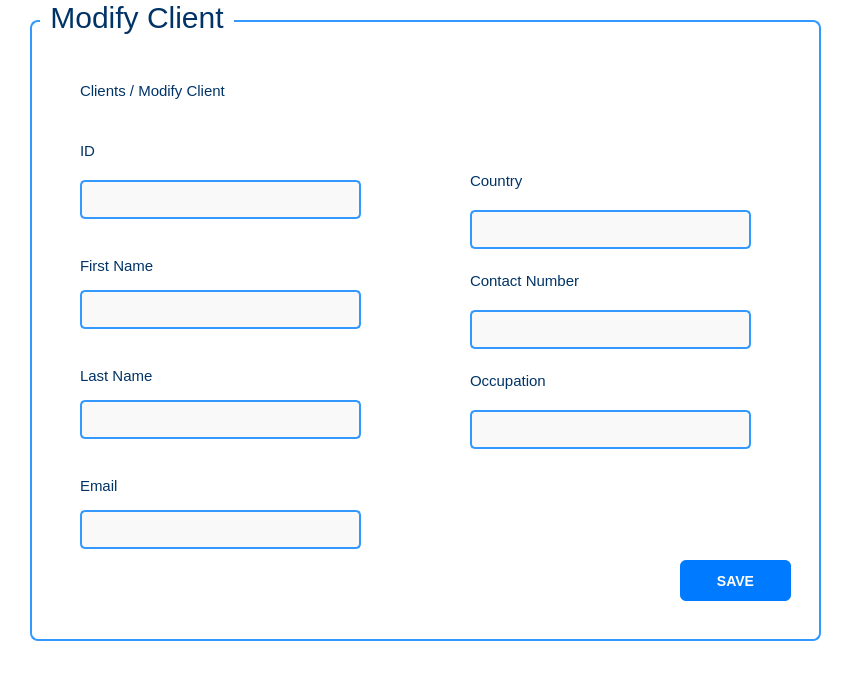
<?xml version="1.0" encoding="UTF-8"?>
<ui version="4.0">
 <class>ModClient</class>
 <widget class="QDialog" name="ModClient">
  <property name="geometry">
   <rect>
    <x>0</x>
    <y>0</y>
    <width>867</width>
    <height>678</height>
   </rect>
  </property>
  <property name="windowTitle">
   <string>Dialog</string>
  </property>
  <property name="styleSheet">
   <string notr="true">/* Main window */
QWidget {
    background-color: #ffffff;
    font-family: &quot;Segoe UI&quot;, sans-serif;
    font-size: 14px;
    color: #1a1a1a;
}

/* Title labels */
QLabel {
    font-weight: bold;
    color: #003366;
    font: 15px;
}

/* Input fields */
QLineEdit {
    border: 2px solid #3399ff;
    border-radius: 5px;
    padding: 5px;
    min-height: 25px;
    background-color: #f9f9f9;
}
QLineEdit:hover {
    border: 2px solid #007acc;
}

/* Group Box */
QGroupBox {
    border: 2px solid #3399ff;
    border-radius: 8px;
    margin-top: 20px;
    font-size: 30px;
}
QGroupBox:title {
    subcontrol-origin: margin;
    left: 10px;
    padding: 0 6px;
    color: #003366;
    font-size: 16px;
    font-weight: bold;
    background-color: #ffffff;
}

/* Buttons */
QPushButton {
    background-color: #007bff;
    color: white;
    border-radius: 6px;
    padding: 6px 12px;
    font-weight: bold;
}
QPushButton:hover {
    background-color: #0056b3;
}
QPushButton:pressed {
    background-color: #003d80;
}</string>
  </property>
  <widget class="QLabel" name="label_9">
   <property name="geometry">
    <rect>
     <x>450</x>
     <y>390</y>
     <width>181</width>
     <height>41</height>
    </rect>
   </property>
   <property name="font">
    <font>
     <family>Segoe UI</family>
     <pointsize>-1</pointsize>
     <italic>false</italic>
     <bold>false</bold>
    </font>
   </property>
   <property name="text">
    <string>Occupation</string>
   </property>
  </widget>
  <widget class="QGroupBox" name="groupBox">
   <property name="geometry">
    <rect>
     <x>30</x>
     <y>0</y>
     <width>791</width>
     <height>641</height>
    </rect>
   </property>
   <property name="title">
    <string>Modify Client</string>
   </property>
   <widget class="QPushButton" name="btnSave">
    <property name="geometry">
     <rect>
      <x>650</x>
      <y>560</y>
      <width>111</width>
      <height>41</height>
     </rect>
    </property>
    <property name="text">
     <string>SAVE</string>
    </property>
   </widget>
   <widget class="QLineEdit" name="txtEmail">
    <property name="geometry">
     <rect>
      <x>50</x>
      <y>510</y>
      <width>281</width>
      <height>39</height>
     </rect>
    </property>
    <property name="text">
     <string/>
    </property>
   </widget>
   <widget class="QLabel" name="label_6">
    <property name="geometry">
     <rect>
      <x>50</x>
      <y>470</y>
      <width>181</width>
      <height>31</height>
     </rect>
    </property>
    <property name="font">
     <font>
      <family>Segoe UI</family>
      <pointsize>-1</pointsize>
      <italic>false</italic>
      <bold>false</bold>
     </font>
    </property>
    <property name="text">
     <string>Email</string>
    </property>
   </widget>
   <widget class="QLineEdit" name="txtLastName">
    <property name="geometry">
     <rect>
      <x>50</x>
      <y>400</y>
      <width>281</width>
      <height>39</height>
     </rect>
    </property>
   </widget>
   <widget class="QLineEdit" name="txtFirstName">
    <property name="geometry">
     <rect>
      <x>50</x>
      <y>290</y>
      <width>281</width>
      <height>39</height>
     </rect>
    </property>
   </widget>
   <widget class="QLineEdit" name="txtID">
    <property name="geometry">
     <rect>
      <x>50</x>
      <y>180</y>
      <width>281</width>
      <height>39</height>
     </rect>
    </property>
    <property name="palette">
     <palette>
      <active>
       <colorrole role="WindowText">
        <brush brushstyle="SolidPattern">
         <color alpha="255">
          <red>26</red>
          <green>26</green>
          <blue>26</blue>
         </color>
        </brush>
       </colorrole>
       <colorrole role="Button">
        <brush brushstyle="SolidPattern">
         <color alpha="255">
          <red>249</red>
          <green>249</green>
          <blue>249</blue>
         </color>
        </brush>
       </colorrole>
       <colorrole role="Text">
        <brush brushstyle="SolidPattern">
         <color alpha="255">
          <red>26</red>
          <green>26</green>
          <blue>26</blue>
         </color>
        </brush>
       </colorrole>
       <colorrole role="ButtonText">
        <brush brushstyle="SolidPattern">
         <color alpha="255">
          <red>26</red>
          <green>26</green>
          <blue>26</blue>
         </color>
        </brush>
       </colorrole>
       <colorrole role="Base">
        <brush brushstyle="SolidPattern">
         <color alpha="255">
          <red>249</red>
          <green>249</green>
          <blue>249</blue>
         </color>
        </brush>
       </colorrole>
       <colorrole role="Window">
        <brush brushstyle="SolidPattern">
         <color alpha="255">
          <red>249</red>
          <green>249</green>
          <blue>249</blue>
         </color>
        </brush>
       </colorrole>
       <colorrole role="Shadow">
        <brush brushstyle="SolidPattern">
         <color alpha="255">
          <red>0</red>
          <green>0</green>
          <blue>0</blue>
         </color>
        </brush>
       </colorrole>
       <colorrole role="PlaceholderText">
        <brush brushstyle="SolidPattern">
         <color alpha="128">
          <red>26</red>
          <green>26</green>
          <blue>26</blue>
         </color>
        </brush>
       </colorrole>
      </active>
      <inactive>
       <colorrole role="WindowText">
        <brush brushstyle="SolidPattern">
         <color alpha="255">
          <red>26</red>
          <green>26</green>
          <blue>26</blue>
         </color>
        </brush>
       </colorrole>
       <colorrole role="Button">
        <brush brushstyle="SolidPattern">
         <color alpha="255">
          <red>249</red>
          <green>249</green>
          <blue>249</blue>
         </color>
        </brush>
       </colorrole>
       <colorrole role="Text">
        <brush brushstyle="SolidPattern">
         <color alpha="255">
          <red>26</red>
          <green>26</green>
          <blue>26</blue>
         </color>
        </brush>
       </colorrole>
       <colorrole role="ButtonText">
        <brush brushstyle="SolidPattern">
         <color alpha="255">
          <red>26</red>
          <green>26</green>
          <blue>26</blue>
         </color>
        </brush>
       </colorrole>
       <colorrole role="Base">
        <brush brushstyle="SolidPattern">
         <color alpha="255">
          <red>249</red>
          <green>249</green>
          <blue>249</blue>
         </color>
        </brush>
       </colorrole>
       <colorrole role="Window">
        <brush brushstyle="SolidPattern">
         <color alpha="255">
          <red>249</red>
          <green>249</green>
          <blue>249</blue>
         </color>
        </brush>
       </colorrole>
       <colorrole role="Shadow">
        <brush brushstyle="SolidPattern">
         <color alpha="255">
          <red>0</red>
          <green>0</green>
          <blue>0</blue>
         </color>
        </brush>
       </colorrole>
       <colorrole role="PlaceholderText">
        <brush brushstyle="SolidPattern">
         <color alpha="128">
          <red>26</red>
          <green>26</green>
          <blue>26</blue>
         </color>
        </brush>
       </colorrole>
      </inactive>
      <disabled>
       <colorrole role="WindowText">
        <brush brushstyle="SolidPattern">
         <color alpha="255">
          <red>26</red>
          <green>26</green>
          <blue>26</blue>
         </color>
        </brush>
       </colorrole>
       <colorrole role="Button">
        <brush brushstyle="SolidPattern">
         <color alpha="255">
          <red>249</red>
          <green>249</green>
          <blue>249</blue>
         </color>
        </brush>
       </colorrole>
       <colorrole role="Text">
        <brush brushstyle="SolidPattern">
         <color alpha="255">
          <red>26</red>
          <green>26</green>
          <blue>26</blue>
         </color>
        </brush>
       </colorrole>
       <colorrole role="ButtonText">
        <brush brushstyle="SolidPattern">
         <color alpha="255">
          <red>26</red>
          <green>26</green>
          <blue>26</blue>
         </color>
        </brush>
       </colorrole>
       <colorrole role="Base">
        <brush brushstyle="SolidPattern">
         <color alpha="255">
          <red>249</red>
          <green>249</green>
          <blue>249</blue>
         </color>
        </brush>
       </colorrole>
       <colorrole role="Window">
        <brush brushstyle="SolidPattern">
         <color alpha="255">
          <red>249</red>
          <green>249</green>
          <blue>249</blue>
         </color>
        </brush>
       </colorrole>
       <colorrole role="Shadow">
        <brush brushstyle="SolidPattern">
         <color alpha="255">
          <red>0</red>
          <green>0</green>
          <blue>0</blue>
         </color>
        </brush>
       </colorrole>
       <colorrole role="PlaceholderText">
        <brush brushstyle="SolidPattern">
         <color alpha="128">
          <red>26</red>
          <green>26</green>
          <blue>26</blue>
         </color>
        </brush>
       </colorrole>
      </disabled>
     </palette>
    </property>
   </widget>
   <widget class="QLabel" name="label_3">
    <property name="geometry">
     <rect>
      <x>50</x>
      <y>130</y>
      <width>181</width>
      <height>41</height>
     </rect>
    </property>
    <property name="font">
     <font>
      <family>Segoe UI</family>
      <pointsize>-1</pointsize>
      <italic>false</italic>
      <bold>false</bold>
     </font>
    </property>
    <property name="text">
     <string>ID</string>
    </property>
   </widget>
   <widget class="QLabel" name="label_8">
    <property name="geometry">
     <rect>
      <x>50</x>
      <y>250</y>
      <width>181</width>
      <height>31</height>
     </rect>
    </property>
    <property name="palette">
     <palette>
      <active>
       <colorrole role="WindowText">
        <brush brushstyle="SolidPattern">
         <color alpha="255">
          <red>0</red>
          <green>0</green>
          <blue>0</blue>
         </color>
        </brush>
       </colorrole>
       <colorrole role="Button">
        <brush brushstyle="SolidPattern">
         <color alpha="255">
          <red>255</red>
          <green>255</green>
          <blue>255</blue>
         </color>
        </brush>
       </colorrole>
       <colorrole role="Light">
        <brush brushstyle="SolidPattern">
         <color alpha="255">
          <red>255</red>
          <green>255</green>
          <blue>255</blue>
         </color>
        </brush>
       </colorrole>
       <colorrole role="Midlight">
        <brush brushstyle="SolidPattern">
         <color alpha="255">
          <red>229</red>
          <green>229</green>
          <blue>229</blue>
         </color>
        </brush>
       </colorrole>
       <colorrole role="Dark">
        <brush brushstyle="SolidPattern">
         <color alpha="255">
          <red>102</red>
          <green>102</green>
          <blue>102</blue>
         </color>
        </brush>
       </colorrole>
       <colorrole role="Mid">
        <brush brushstyle="SolidPattern">
         <color alpha="255">
          <red>136</red>
          <green>136</green>
          <blue>136</blue>
         </color>
        </brush>
       </colorrole>
       <colorrole role="Text">
        <brush brushstyle="SolidPattern">
         <color alpha="255">
          <red>0</red>
          <green>0</green>
          <blue>0</blue>
         </color>
        </brush>
       </colorrole>
       <colorrole role="BrightText">
        <brush brushstyle="SolidPattern">
         <color alpha="255">
          <red>255</red>
          <green>255</green>
          <blue>255</blue>
         </color>
        </brush>
       </colorrole>
       <colorrole role="ButtonText">
        <brush brushstyle="SolidPattern">
         <color alpha="255">
          <red>0</red>
          <green>0</green>
          <blue>0</blue>
         </color>
        </brush>
       </colorrole>
       <colorrole role="Base">
        <brush brushstyle="SolidPattern">
         <color alpha="255">
          <red>255</red>
          <green>255</green>
          <blue>255</blue>
         </color>
        </brush>
       </colorrole>
       <colorrole role="Window">
        <brush brushstyle="SolidPattern">
         <color alpha="255">
          <red>255</red>
          <green>255</green>
          <blue>255</blue>
         </color>
        </brush>
       </colorrole>
       <colorrole role="Shadow">
        <brush brushstyle="SolidPattern">
         <color alpha="255">
          <red>0</red>
          <green>0</green>
          <blue>0</blue>
         </color>
        </brush>
       </colorrole>
       <colorrole role="AlternateBase">
        <brush brushstyle="SolidPattern">
         <color alpha="255">
          <red>229</red>
          <green>229</green>
          <blue>229</blue>
         </color>
        </brush>
       </colorrole>
       <colorrole role="ToolTipBase">
        <brush brushstyle="SolidPattern">
         <color alpha="255">
          <red>255</red>
          <green>255</green>
          <blue>220</blue>
         </color>
        </brush>
       </colorrole>
       <colorrole role="ToolTipText">
        <brush brushstyle="SolidPattern">
         <color alpha="255">
          <red>0</red>
          <green>0</green>
          <blue>0</blue>
         </color>
        </brush>
       </colorrole>
       <colorrole role="PlaceholderText">
        <brush brushstyle="SolidPattern">
         <color alpha="127">
          <red>0</red>
          <green>0</green>
          <blue>0</blue>
         </color>
        </brush>
       </colorrole>
       <colorrole role="Accent">
        <brush brushstyle="SolidPattern">
         <color alpha="255">
          <red>255</red>
          <green>255</green>
          <blue>255</blue>
         </color>
        </brush>
       </colorrole>
      </active>
      <inactive>
       <colorrole role="WindowText">
        <brush brushstyle="SolidPattern">
         <color alpha="255">
          <red>0</red>
          <green>0</green>
          <blue>0</blue>
         </color>
        </brush>
       </colorrole>
       <colorrole role="Button">
        <brush brushstyle="SolidPattern">
         <color alpha="255">
          <red>255</red>
          <green>255</green>
          <blue>255</blue>
         </color>
        </brush>
       </colorrole>
       <colorrole role="Light">
        <brush brushstyle="SolidPattern">
         <color alpha="255">
          <red>255</red>
          <green>255</green>
          <blue>255</blue>
         </color>
        </brush>
       </colorrole>
       <colorrole role="Midlight">
        <brush brushstyle="SolidPattern">
         <color alpha="255">
          <red>229</red>
          <green>229</green>
          <blue>229</blue>
         </color>
        </brush>
       </colorrole>
       <colorrole role="Dark">
        <brush brushstyle="SolidPattern">
         <color alpha="255">
          <red>102</red>
          <green>102</green>
          <blue>102</blue>
         </color>
        </brush>
       </colorrole>
       <colorrole role="Mid">
        <brush brushstyle="SolidPattern">
         <color alpha="255">
          <red>136</red>
          <green>136</green>
          <blue>136</blue>
         </color>
        </brush>
       </colorrole>
       <colorrole role="Text">
        <brush brushstyle="SolidPattern">
         <color alpha="255">
          <red>0</red>
          <green>0</green>
          <blue>0</blue>
         </color>
        </brush>
       </colorrole>
       <colorrole role="BrightText">
        <brush brushstyle="SolidPattern">
         <color alpha="255">
          <red>255</red>
          <green>255</green>
          <blue>255</blue>
         </color>
        </brush>
       </colorrole>
       <colorrole role="ButtonText">
        <brush brushstyle="SolidPattern">
         <color alpha="255">
          <red>0</red>
          <green>0</green>
          <blue>0</blue>
         </color>
        </brush>
       </colorrole>
       <colorrole role="Base">
        <brush brushstyle="SolidPattern">
         <color alpha="255">
          <red>255</red>
          <green>255</green>
          <blue>255</blue>
         </color>
        </brush>
       </colorrole>
       <colorrole role="Window">
        <brush brushstyle="SolidPattern">
         <color alpha="255">
          <red>255</red>
          <green>255</green>
          <blue>255</blue>
         </color>
        </brush>
       </colorrole>
       <colorrole role="Shadow">
        <brush brushstyle="SolidPattern">
         <color alpha="255">
          <red>0</red>
          <green>0</green>
          <blue>0</blue>
         </color>
        </brush>
       </colorrole>
       <colorrole role="AlternateBase">
        <brush brushstyle="SolidPattern">
         <color alpha="255">
          <red>229</red>
          <green>229</green>
          <blue>229</blue>
         </color>
        </brush>
       </colorrole>
       <colorrole role="ToolTipBase">
        <brush brushstyle="SolidPattern">
         <color alpha="255">
          <red>255</red>
          <green>255</green>
          <blue>220</blue>
         </color>
        </brush>
       </colorrole>
       <colorrole role="ToolTipText">
        <brush brushstyle="SolidPattern">
         <color alpha="255">
          <red>0</red>
          <green>0</green>
          <blue>0</blue>
         </color>
        </brush>
       </colorrole>
       <colorrole role="PlaceholderText">
        <brush brushstyle="SolidPattern">
         <color alpha="127">
          <red>0</red>
          <green>0</green>
          <blue>0</blue>
         </color>
        </brush>
       </colorrole>
       <colorrole role="Accent">
        <brush brushstyle="SolidPattern">
         <color alpha="255">
          <red>255</red>
          <green>255</green>
          <blue>255</blue>
         </color>
        </brush>
       </colorrole>
      </inactive>
      <disabled>
       <colorrole role="WindowText">
        <brush brushstyle="SolidPattern">
         <color alpha="255">
          <red>102</red>
          <green>102</green>
          <blue>102</blue>
         </color>
        </brush>
       </colorrole>
       <colorrole role="Button">
        <brush brushstyle="SolidPattern">
         <color alpha="255">
          <red>255</red>
          <green>255</green>
          <blue>255</blue>
         </color>
        </brush>
       </colorrole>
       <colorrole role="Light">
        <brush brushstyle="SolidPattern">
         <color alpha="255">
          <red>255</red>
          <green>255</green>
          <blue>255</blue>
         </color>
        </brush>
       </colorrole>
       <colorrole role="Midlight">
        <brush brushstyle="SolidPattern">
         <color alpha="255">
          <red>229</red>
          <green>229</green>
          <blue>229</blue>
         </color>
        </brush>
       </colorrole>
       <colorrole role="Dark">
        <brush brushstyle="SolidPattern">
         <color alpha="255">
          <red>102</red>
          <green>102</green>
          <blue>102</blue>
         </color>
        </brush>
       </colorrole>
       <colorrole role="Mid">
        <brush brushstyle="SolidPattern">
         <color alpha="255">
          <red>136</red>
          <green>136</green>
          <blue>136</blue>
         </color>
        </brush>
       </colorrole>
       <colorrole role="Text">
        <brush brushstyle="SolidPattern">
         <color alpha="255">
          <red>102</red>
          <green>102</green>
          <blue>102</blue>
         </color>
        </brush>
       </colorrole>
       <colorrole role="BrightText">
        <brush brushstyle="SolidPattern">
         <color alpha="255">
          <red>255</red>
          <green>255</green>
          <blue>255</blue>
         </color>
        </brush>
       </colorrole>
       <colorrole role="ButtonText">
        <brush brushstyle="SolidPattern">
         <color alpha="255">
          <red>102</red>
          <green>102</green>
          <blue>102</blue>
         </color>
        </brush>
       </colorrole>
       <colorrole role="Base">
        <brush brushstyle="SolidPattern">
         <color alpha="255">
          <red>255</red>
          <green>255</green>
          <blue>255</blue>
         </color>
        </brush>
       </colorrole>
       <colorrole role="Window">
        <brush brushstyle="SolidPattern">
         <color alpha="255">
          <red>255</red>
          <green>255</green>
          <blue>255</blue>
         </color>
        </brush>
       </colorrole>
       <colorrole role="Shadow">
        <brush brushstyle="SolidPattern">
         <color alpha="255">
          <red>0</red>
          <green>0</green>
          <blue>0</blue>
         </color>
        </brush>
       </colorrole>
       <colorrole role="AlternateBase">
        <brush brushstyle="SolidPattern">
         <color alpha="255">
          <red>204</red>
          <green>204</green>
          <blue>204</blue>
         </color>
        </brush>
       </colorrole>
       <colorrole role="ToolTipBase">
        <brush brushstyle="SolidPattern">
         <color alpha="255">
          <red>255</red>
          <green>255</green>
          <blue>220</blue>
         </color>
        </brush>
       </colorrole>
       <colorrole role="ToolTipText">
        <brush brushstyle="SolidPattern">
         <color alpha="255">
          <red>0</red>
          <green>0</green>
          <blue>0</blue>
         </color>
        </brush>
       </colorrole>
       <colorrole role="PlaceholderText">
        <brush brushstyle="SolidPattern">
         <color alpha="127">
          <red>102</red>
          <green>102</green>
          <blue>102</blue>
         </color>
        </brush>
       </colorrole>
       <colorrole role="Accent">
        <brush brushstyle="SolidPattern">
         <color alpha="255">
          <red>255</red>
          <green>255</green>
          <blue>255</blue>
         </color>
        </brush>
       </colorrole>
      </disabled>
     </palette>
    </property>
    <property name="font">
     <font>
      <family>Segoe UI</family>
      <pointsize>-1</pointsize>
      <italic>false</italic>
      <bold>false</bold>
     </font>
    </property>
    <property name="text">
     <string>First Name</string>
    </property>
   </widget>
   <widget class="QLabel" name="label_2">
    <property name="geometry">
     <rect>
      <x>50</x>
      <y>70</y>
      <width>181</width>
      <height>41</height>
     </rect>
    </property>
    <property name="font">
     <font>
      <family>Segoe UI</family>
      <pointsize>-1</pointsize>
      <italic>false</italic>
      <bold>false</bold>
     </font>
    </property>
    <property name="text">
     <string>Clients / Modify Client</string>
    </property>
   </widget>
   <widget class="QLabel" name="label_4">
    <property name="geometry">
     <rect>
      <x>50</x>
      <y>360</y>
      <width>181</width>
      <height>31</height>
     </rect>
    </property>
    <property name="palette">
     <palette>
      <active>
       <colorrole role="WindowText">
        <brush brushstyle="SolidPattern">
         <color alpha="255">
          <red>0</red>
          <green>0</green>
          <blue>0</blue>
         </color>
        </brush>
       </colorrole>
       <colorrole role="Button">
        <brush brushstyle="SolidPattern">
         <color alpha="255">
          <red>255</red>
          <green>255</green>
          <blue>255</blue>
         </color>
        </brush>
       </colorrole>
       <colorrole role="Light">
        <brush brushstyle="SolidPattern">
         <color alpha="255">
          <red>255</red>
          <green>255</green>
          <blue>255</blue>
         </color>
        </brush>
       </colorrole>
       <colorrole role="Midlight">
        <brush brushstyle="SolidPattern">
         <color alpha="255">
          <red>229</red>
          <green>229</green>
          <blue>229</blue>
         </color>
        </brush>
       </colorrole>
       <colorrole role="Dark">
        <brush brushstyle="SolidPattern">
         <color alpha="255">
          <red>102</red>
          <green>102</green>
          <blue>102</blue>
         </color>
        </brush>
       </colorrole>
       <colorrole role="Mid">
        <brush brushstyle="SolidPattern">
         <color alpha="255">
          <red>136</red>
          <green>136</green>
          <blue>136</blue>
         </color>
        </brush>
       </colorrole>
       <colorrole role="Text">
        <brush brushstyle="SolidPattern">
         <color alpha="255">
          <red>0</red>
          <green>0</green>
          <blue>0</blue>
         </color>
        </brush>
       </colorrole>
       <colorrole role="BrightText">
        <brush brushstyle="SolidPattern">
         <color alpha="255">
          <red>255</red>
          <green>255</green>
          <blue>255</blue>
         </color>
        </brush>
       </colorrole>
       <colorrole role="ButtonText">
        <brush brushstyle="SolidPattern">
         <color alpha="255">
          <red>0</red>
          <green>0</green>
          <blue>0</blue>
         </color>
        </brush>
       </colorrole>
       <colorrole role="Base">
        <brush brushstyle="SolidPattern">
         <color alpha="255">
          <red>255</red>
          <green>255</green>
          <blue>255</blue>
         </color>
        </brush>
       </colorrole>
       <colorrole role="Window">
        <brush brushstyle="SolidPattern">
         <color alpha="255">
          <red>255</red>
          <green>255</green>
          <blue>255</blue>
         </color>
        </brush>
       </colorrole>
       <colorrole role="Shadow">
        <brush brushstyle="SolidPattern">
         <color alpha="255">
          <red>0</red>
          <green>0</green>
          <blue>0</blue>
         </color>
        </brush>
       </colorrole>
       <colorrole role="AlternateBase">
        <brush brushstyle="SolidPattern">
         <color alpha="255">
          <red>229</red>
          <green>229</green>
          <blue>229</blue>
         </color>
        </brush>
       </colorrole>
       <colorrole role="ToolTipBase">
        <brush brushstyle="SolidPattern">
         <color alpha="255">
          <red>255</red>
          <green>255</green>
          <blue>220</blue>
         </color>
        </brush>
       </colorrole>
       <colorrole role="ToolTipText">
        <brush brushstyle="SolidPattern">
         <color alpha="255">
          <red>0</red>
          <green>0</green>
          <blue>0</blue>
         </color>
        </brush>
       </colorrole>
       <colorrole role="PlaceholderText">
        <brush brushstyle="SolidPattern">
         <color alpha="127">
          <red>0</red>
          <green>0</green>
          <blue>0</blue>
         </color>
        </brush>
       </colorrole>
       <colorrole role="Accent">
        <brush brushstyle="SolidPattern">
         <color alpha="255">
          <red>255</red>
          <green>255</green>
          <blue>255</blue>
         </color>
        </brush>
       </colorrole>
      </active>
      <inactive>
       <colorrole role="WindowText">
        <brush brushstyle="SolidPattern">
         <color alpha="255">
          <red>0</red>
          <green>0</green>
          <blue>0</blue>
         </color>
        </brush>
       </colorrole>
       <colorrole role="Button">
        <brush brushstyle="SolidPattern">
         <color alpha="255">
          <red>255</red>
          <green>255</green>
          <blue>255</blue>
         </color>
        </brush>
       </colorrole>
       <colorrole role="Light">
        <brush brushstyle="SolidPattern">
         <color alpha="255">
          <red>255</red>
          <green>255</green>
          <blue>255</blue>
         </color>
        </brush>
       </colorrole>
       <colorrole role="Midlight">
        <brush brushstyle="SolidPattern">
         <color alpha="255">
          <red>229</red>
          <green>229</green>
          <blue>229</blue>
         </color>
        </brush>
       </colorrole>
       <colorrole role="Dark">
        <brush brushstyle="SolidPattern">
         <color alpha="255">
          <red>102</red>
          <green>102</green>
          <blue>102</blue>
         </color>
        </brush>
       </colorrole>
       <colorrole role="Mid">
        <brush brushstyle="SolidPattern">
         <color alpha="255">
          <red>136</red>
          <green>136</green>
          <blue>136</blue>
         </color>
        </brush>
       </colorrole>
       <colorrole role="Text">
        <brush brushstyle="SolidPattern">
         <color alpha="255">
          <red>0</red>
          <green>0</green>
          <blue>0</blue>
         </color>
        </brush>
       </colorrole>
       <colorrole role="BrightText">
        <brush brushstyle="SolidPattern">
         <color alpha="255">
          <red>255</red>
          <green>255</green>
          <blue>255</blue>
         </color>
        </brush>
       </colorrole>
       <colorrole role="ButtonText">
        <brush brushstyle="SolidPattern">
         <color alpha="255">
          <red>0</red>
          <green>0</green>
          <blue>0</blue>
         </color>
        </brush>
       </colorrole>
       <colorrole role="Base">
        <brush brushstyle="SolidPattern">
         <color alpha="255">
          <red>255</red>
          <green>255</green>
          <blue>255</blue>
         </color>
        </brush>
       </colorrole>
       <colorrole role="Window">
        <brush brushstyle="SolidPattern">
         <color alpha="255">
          <red>255</red>
          <green>255</green>
          <blue>255</blue>
         </color>
        </brush>
       </colorrole>
       <colorrole role="Shadow">
        <brush brushstyle="SolidPattern">
         <color alpha="255">
          <red>0</red>
          <green>0</green>
          <blue>0</blue>
         </color>
        </brush>
       </colorrole>
       <colorrole role="AlternateBase">
        <brush brushstyle="SolidPattern">
         <color alpha="255">
          <red>229</red>
          <green>229</green>
          <blue>229</blue>
         </color>
        </brush>
       </colorrole>
       <colorrole role="ToolTipBase">
        <brush brushstyle="SolidPattern">
         <color alpha="255">
          <red>255</red>
          <green>255</green>
          <blue>220</blue>
         </color>
        </brush>
       </colorrole>
       <colorrole role="ToolTipText">
        <brush brushstyle="SolidPattern">
         <color alpha="255">
          <red>0</red>
          <green>0</green>
          <blue>0</blue>
         </color>
        </brush>
       </colorrole>
       <colorrole role="PlaceholderText">
        <brush brushstyle="SolidPattern">
         <color alpha="127">
          <red>0</red>
          <green>0</green>
          <blue>0</blue>
         </color>
        </brush>
       </colorrole>
       <colorrole role="Accent">
        <brush brushstyle="SolidPattern">
         <color alpha="255">
          <red>255</red>
          <green>255</green>
          <blue>255</blue>
         </color>
        </brush>
       </colorrole>
      </inactive>
      <disabled>
       <colorrole role="WindowText">
        <brush brushstyle="SolidPattern">
         <color alpha="255">
          <red>102</red>
          <green>102</green>
          <blue>102</blue>
         </color>
        </brush>
       </colorrole>
       <colorrole role="Button">
        <brush brushstyle="SolidPattern">
         <color alpha="255">
          <red>255</red>
          <green>255</green>
          <blue>255</blue>
         </color>
        </brush>
       </colorrole>
       <colorrole role="Light">
        <brush brushstyle="SolidPattern">
         <color alpha="255">
          <red>255</red>
          <green>255</green>
          <blue>255</blue>
         </color>
        </brush>
       </colorrole>
       <colorrole role="Midlight">
        <brush brushstyle="SolidPattern">
         <color alpha="255">
          <red>229</red>
          <green>229</green>
          <blue>229</blue>
         </color>
        </brush>
       </colorrole>
       <colorrole role="Dark">
        <brush brushstyle="SolidPattern">
         <color alpha="255">
          <red>102</red>
          <green>102</green>
          <blue>102</blue>
         </color>
        </brush>
       </colorrole>
       <colorrole role="Mid">
        <brush brushstyle="SolidPattern">
         <color alpha="255">
          <red>136</red>
          <green>136</green>
          <blue>136</blue>
         </color>
        </brush>
       </colorrole>
       <colorrole role="Text">
        <brush brushstyle="SolidPattern">
         <color alpha="255">
          <red>102</red>
          <green>102</green>
          <blue>102</blue>
         </color>
        </brush>
       </colorrole>
       <colorrole role="BrightText">
        <brush brushstyle="SolidPattern">
         <color alpha="255">
          <red>255</red>
          <green>255</green>
          <blue>255</blue>
         </color>
        </brush>
       </colorrole>
       <colorrole role="ButtonText">
        <brush brushstyle="SolidPattern">
         <color alpha="255">
          <red>102</red>
          <green>102</green>
          <blue>102</blue>
         </color>
        </brush>
       </colorrole>
       <colorrole role="Base">
        <brush brushstyle="SolidPattern">
         <color alpha="255">
          <red>255</red>
          <green>255</green>
          <blue>255</blue>
         </color>
        </brush>
       </colorrole>
       <colorrole role="Window">
        <brush brushstyle="SolidPattern">
         <color alpha="255">
          <red>255</red>
          <green>255</green>
          <blue>255</blue>
         </color>
        </brush>
       </colorrole>
       <colorrole role="Shadow">
        <brush brushstyle="SolidPattern">
         <color alpha="255">
          <red>0</red>
          <green>0</green>
          <blue>0</blue>
         </color>
        </brush>
       </colorrole>
       <colorrole role="AlternateBase">
        <brush brushstyle="SolidPattern">
         <color alpha="255">
          <red>204</red>
          <green>204</green>
          <blue>204</blue>
         </color>
        </brush>
       </colorrole>
       <colorrole role="ToolTipBase">
        <brush brushstyle="SolidPattern">
         <color alpha="255">
          <red>255</red>
          <green>255</green>
          <blue>220</blue>
         </color>
        </brush>
       </colorrole>
       <colorrole role="ToolTipText">
        <brush brushstyle="SolidPattern">
         <color alpha="255">
          <red>0</red>
          <green>0</green>
          <blue>0</blue>
         </color>
        </brush>
       </colorrole>
       <colorrole role="PlaceholderText">
        <brush brushstyle="SolidPattern">
         <color alpha="127">
          <red>102</red>
          <green>102</green>
          <blue>102</blue>
         </color>
        </brush>
       </colorrole>
       <colorrole role="Accent">
        <brush brushstyle="SolidPattern">
         <color alpha="255">
          <red>255</red>
          <green>255</green>
          <blue>255</blue>
         </color>
        </brush>
       </colorrole>
      </disabled>
     </palette>
    </property>
    <property name="font">
     <font>
      <family>Segoe UI</family>
      <pointsize>-1</pointsize>
      <italic>false</italic>
      <bold>false</bold>
     </font>
    </property>
    <property name="text">
     <string>Last Name</string>
    </property>
   </widget>
   <widget class="QLabel" name="label_10">
    <property name="geometry">
     <rect>
      <x>440</x>
      <y>160</y>
      <width>181</width>
      <height>41</height>
     </rect>
    </property>
    <property name="font">
     <font>
      <family>Segoe UI</family>
      <pointsize>-1</pointsize>
      <italic>false</italic>
      <bold>false</bold>
     </font>
    </property>
    <property name="text">
     <string>Country</string>
    </property>
   </widget>
   <widget class="QLabel" name="label_11">
    <property name="geometry">
     <rect>
      <x>440</x>
      <y>360</y>
      <width>181</width>
      <height>41</height>
     </rect>
    </property>
    <property name="font">
     <font>
      <family>Segoe UI</family>
      <pointsize>-1</pointsize>
      <italic>false</italic>
      <bold>false</bold>
     </font>
    </property>
    <property name="text">
     <string>Occupation</string>
    </property>
   </widget>
   <widget class="QLineEdit" name="txtCountry">
    <property name="geometry">
     <rect>
      <x>440</x>
      <y>210</y>
      <width>281</width>
      <height>39</height>
     </rect>
    </property>
    <property name="palette">
     <palette>
      <active>
       <colorrole role="WindowText">
        <brush brushstyle="SolidPattern">
         <color alpha="255">
          <red>26</red>
          <green>26</green>
          <blue>26</blue>
         </color>
        </brush>
       </colorrole>
       <colorrole role="Button">
        <brush brushstyle="SolidPattern">
         <color alpha="255">
          <red>249</red>
          <green>249</green>
          <blue>249</blue>
         </color>
        </brush>
       </colorrole>
       <colorrole role="Text">
        <brush brushstyle="SolidPattern">
         <color alpha="255">
          <red>26</red>
          <green>26</green>
          <blue>26</blue>
         </color>
        </brush>
       </colorrole>
       <colorrole role="ButtonText">
        <brush brushstyle="SolidPattern">
         <color alpha="255">
          <red>26</red>
          <green>26</green>
          <blue>26</blue>
         </color>
        </brush>
       </colorrole>
       <colorrole role="Base">
        <brush brushstyle="SolidPattern">
         <color alpha="255">
          <red>249</red>
          <green>249</green>
          <blue>249</blue>
         </color>
        </brush>
       </colorrole>
       <colorrole role="Window">
        <brush brushstyle="SolidPattern">
         <color alpha="255">
          <red>249</red>
          <green>249</green>
          <blue>249</blue>
         </color>
        </brush>
       </colorrole>
       <colorrole role="Shadow">
        <brush brushstyle="SolidPattern">
         <color alpha="255">
          <red>0</red>
          <green>0</green>
          <blue>0</blue>
         </color>
        </brush>
       </colorrole>
       <colorrole role="PlaceholderText">
        <brush brushstyle="SolidPattern">
         <color alpha="128">
          <red>26</red>
          <green>26</green>
          <blue>26</blue>
         </color>
        </brush>
       </colorrole>
      </active>
      <inactive>
       <colorrole role="WindowText">
        <brush brushstyle="SolidPattern">
         <color alpha="255">
          <red>26</red>
          <green>26</green>
          <blue>26</blue>
         </color>
        </brush>
       </colorrole>
       <colorrole role="Button">
        <brush brushstyle="SolidPattern">
         <color alpha="255">
          <red>249</red>
          <green>249</green>
          <blue>249</blue>
         </color>
        </brush>
       </colorrole>
       <colorrole role="Text">
        <brush brushstyle="SolidPattern">
         <color alpha="255">
          <red>26</red>
          <green>26</green>
          <blue>26</blue>
         </color>
        </brush>
       </colorrole>
       <colorrole role="ButtonText">
        <brush brushstyle="SolidPattern">
         <color alpha="255">
          <red>26</red>
          <green>26</green>
          <blue>26</blue>
         </color>
        </brush>
       </colorrole>
       <colorrole role="Base">
        <brush brushstyle="SolidPattern">
         <color alpha="255">
          <red>249</red>
          <green>249</green>
          <blue>249</blue>
         </color>
        </brush>
       </colorrole>
       <colorrole role="Window">
        <brush brushstyle="SolidPattern">
         <color alpha="255">
          <red>249</red>
          <green>249</green>
          <blue>249</blue>
         </color>
        </brush>
       </colorrole>
       <colorrole role="Shadow">
        <brush brushstyle="SolidPattern">
         <color alpha="255">
          <red>0</red>
          <green>0</green>
          <blue>0</blue>
         </color>
        </brush>
       </colorrole>
       <colorrole role="PlaceholderText">
        <brush brushstyle="SolidPattern">
         <color alpha="128">
          <red>26</red>
          <green>26</green>
          <blue>26</blue>
         </color>
        </brush>
       </colorrole>
      </inactive>
      <disabled>
       <colorrole role="WindowText">
        <brush brushstyle="SolidPattern">
         <color alpha="255">
          <red>26</red>
          <green>26</green>
          <blue>26</blue>
         </color>
        </brush>
       </colorrole>
       <colorrole role="Button">
        <brush brushstyle="SolidPattern">
         <color alpha="255">
          <red>249</red>
          <green>249</green>
          <blue>249</blue>
         </color>
        </brush>
       </colorrole>
       <colorrole role="Text">
        <brush brushstyle="SolidPattern">
         <color alpha="255">
          <red>26</red>
          <green>26</green>
          <blue>26</blue>
         </color>
        </brush>
       </colorrole>
       <colorrole role="ButtonText">
        <brush brushstyle="SolidPattern">
         <color alpha="255">
          <red>26</red>
          <green>26</green>
          <blue>26</blue>
         </color>
        </brush>
       </colorrole>
       <colorrole role="Base">
        <brush brushstyle="SolidPattern">
         <color alpha="255">
          <red>249</red>
          <green>249</green>
          <blue>249</blue>
         </color>
        </brush>
       </colorrole>
       <colorrole role="Window">
        <brush brushstyle="SolidPattern">
         <color alpha="255">
          <red>249</red>
          <green>249</green>
          <blue>249</blue>
         </color>
        </brush>
       </colorrole>
       <colorrole role="Shadow">
        <brush brushstyle="SolidPattern">
         <color alpha="255">
          <red>0</red>
          <green>0</green>
          <blue>0</blue>
         </color>
        </brush>
       </colorrole>
       <colorrole role="PlaceholderText">
        <brush brushstyle="SolidPattern">
         <color alpha="128">
          <red>26</red>
          <green>26</green>
          <blue>26</blue>
         </color>
        </brush>
       </colorrole>
      </disabled>
     </palette>
    </property>
   </widget>
   <widget class="QLineEdit" name="txtContact">
    <property name="geometry">
     <rect>
      <x>440</x>
      <y>310</y>
      <width>281</width>
      <height>39</height>
     </rect>
    </property>
   </widget>
   <widget class="QLineEdit" name="txtOccupation">
    <property name="geometry">
     <rect>
      <x>440</x>
      <y>410</y>
      <width>281</width>
      <height>39</height>
     </rect>
    </property>
   </widget>
   <widget class="QLabel" name="label_7">
    <property name="geometry">
     <rect>
      <x>440</x>
      <y>260</y>
      <width>181</width>
      <height>41</height>
     </rect>
    </property>
    <property name="font">
     <font>
      <family>Segoe UI</family>
      <pointsize>-1</pointsize>
      <italic>false</italic>
      <bold>false</bold>
     </font>
    </property>
    <property name="text">
     <string>Contact Number</string>
    </property>
   </widget>
  </widget>
 </widget>
 <resources/>
 <connections/>
</ui>
